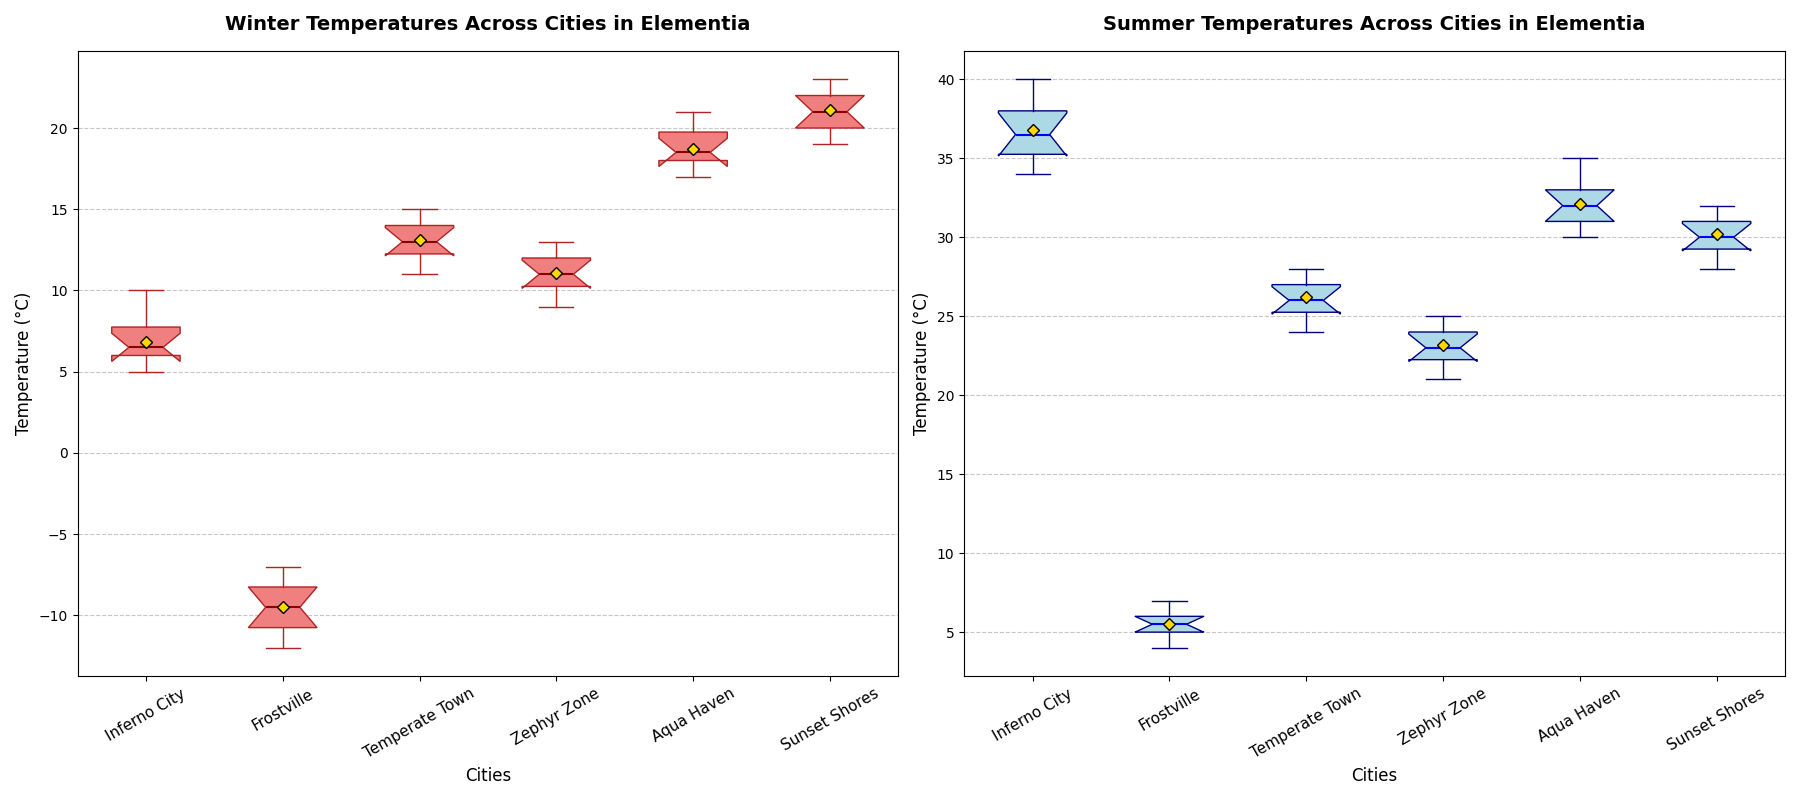

Python code for this plot:
import matplotlib.pyplot as plt
import numpy as np

cities = ["Inferno City", "Frostville", "Temperate Town", "Zephyr Zone", "Aqua Haven", "Sunset Shores"]

summer_temperatures = [
    [35, 36, 38, 40, 39, 34, 37, 35, 38, 36],
    [5, 6, 7, 4, 6, 5, 4, 7, 6, 5],
    [25, 26, 24, 27, 28, 26, 25, 27, 28, 26],
    [22, 23, 25, 24, 23, 22, 21, 24, 25, 23],
    [30, 32, 33, 31, 35, 34, 33, 32, 31, 30],
    [28, 29, 30, 32, 31, 30, 29, 31, 32, 30]
]

winter_temperatures = [
    [5, 6, 8, 10, 7, 6, 5, 6, 7, 8],
    [-10, -8, -9, -11, -7, -12, -10, -9, -8, -11],
    [12, 14, 13, 15, 11, 13, 14, 12, 13, 14],
    [10, 11, 13, 12, 9, 11, 10, 12, 12, 11],
    [17, 18, 20, 21, 19, 18, 17, 18, 19, 20],
    [20, 21, 23, 22, 20, 19, 20, 21, 22, 23]
]

fig, axes = plt.subplots(nrows=1, ncols=2, figsize=(18, 8))

ax1 = axes[0]
bp1 = ax1.boxplot(winter_temperatures, vert=True, patch_artist=True, showmeans=True, notch=True,
                  boxprops=dict(facecolor="lightcoral", color="firebrick"),
                  medianprops=dict(color="darkred", linewidth=1.5),
                  meanprops=dict(marker='D', markeredgecolor='black', markerfacecolor='gold'),
                  whiskerprops=dict(color="firebrick"), capprops=dict(color="firebrick"))

ax1.set_xticklabels(cities, fontsize=11, rotation=30)
ax1.set_title("Winter Temperatures Across Cities in Elementia", fontsize=14, fontweight='bold', pad=15)
ax1.set_xlabel("Cities", fontsize=12)
ax1.set_ylabel("Temperature (°C)", fontsize=12)
ax1.yaxis.grid(True, linestyle='--', alpha=0.7)

ax2 = axes[1]
bp2 = ax2.boxplot(summer_temperatures, vert=True, patch_artist=True, showmeans=True, notch=True,
                  boxprops=dict(facecolor="lightblue", color="navy"),
                  medianprops=dict(color="blue", linewidth=1.5),
                  meanprops=dict(marker='D', markeredgecolor='black', markerfacecolor='gold'),
                  whiskerprops=dict(color="navy"), capprops=dict(color="navy"))

ax2.set_xticklabels(cities, fontsize=11, rotation=30)
ax2.set_title("Summer Temperatures Across Cities in Elementia", fontsize=14, fontweight='bold', pad=15)
ax2.set_xlabel("Cities", fontsize=12)
ax2.set_ylabel("Temperature (°C)", fontsize=12)
ax2.yaxis.grid(True, linestyle='--', alpha=0.7)

plt.tight_layout()

plt.show()
